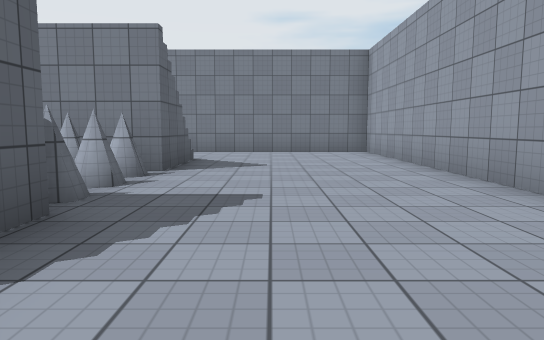
view 1 (above)

23 first-person views from a walk through a 3-D level made in the Unity game engine. The camera is 1.2 m above the floor, tilts 6° down and sees 70° across. The floor is counted in squares, 2 m on a side. Each view is taken from the middle of a square. On the plan, view 1 faces up. The plan holds only what a view shows up to about 11 squares ahead; the rest is blank. The place goes on beyond the plan. The player is left out. Some animated figures are left out. Surface patterns are stand-ins for the level's own textures.

view 2
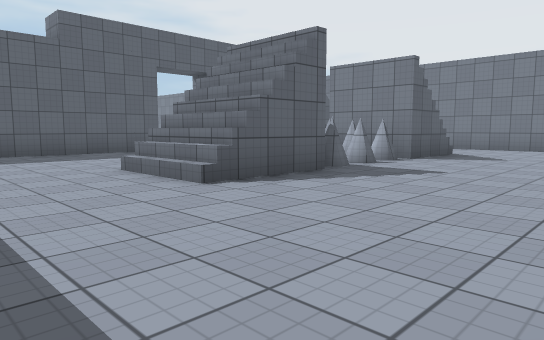

view 3
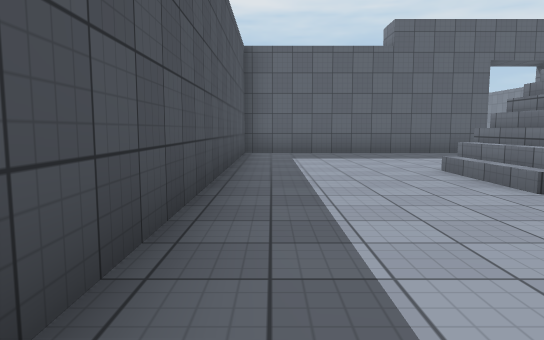

view 4
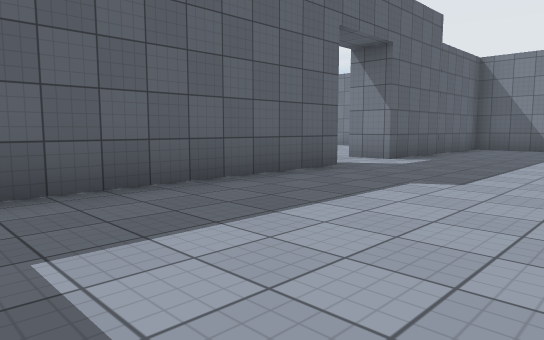

view 5
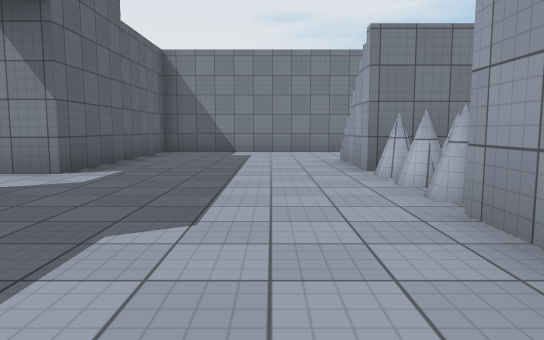

view 6
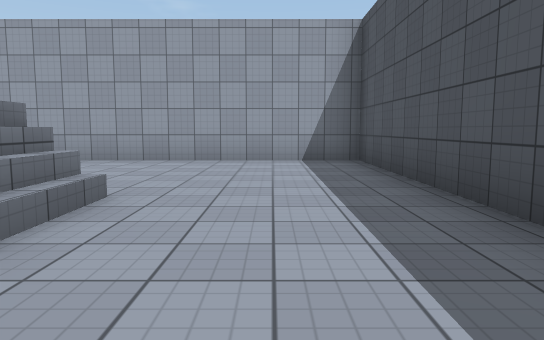

view 7
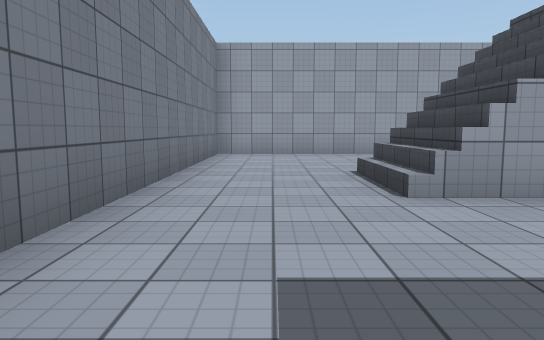

view 8
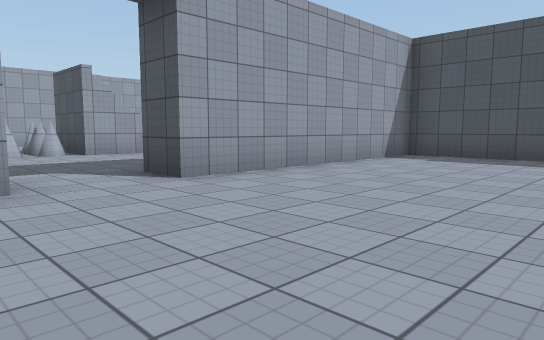

view 9
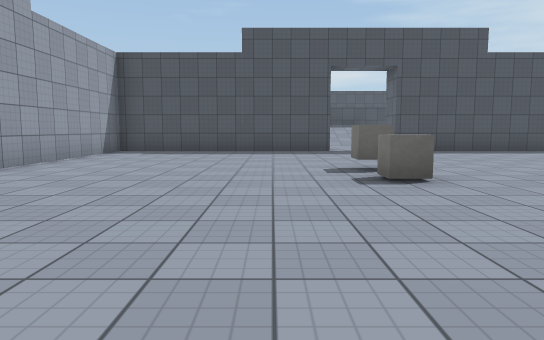

view 10
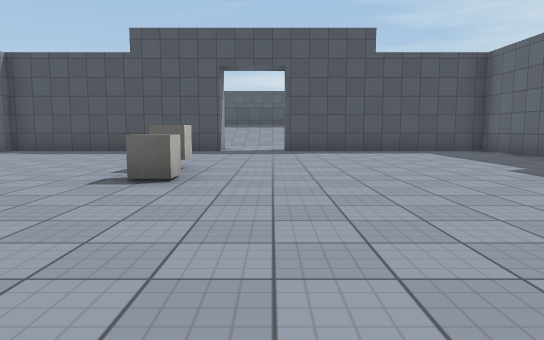

view 11
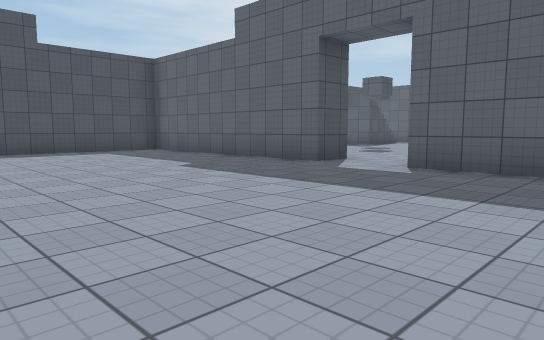

view 12
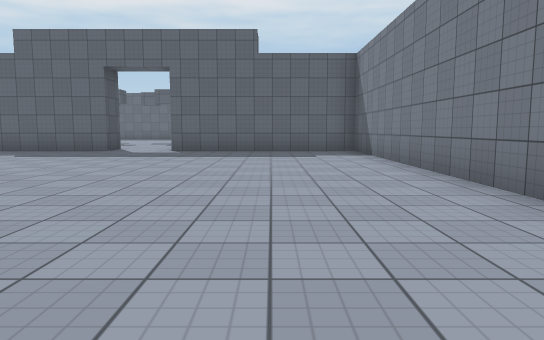

view 13
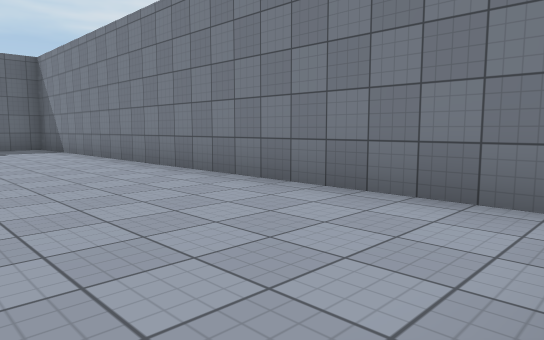

view 14
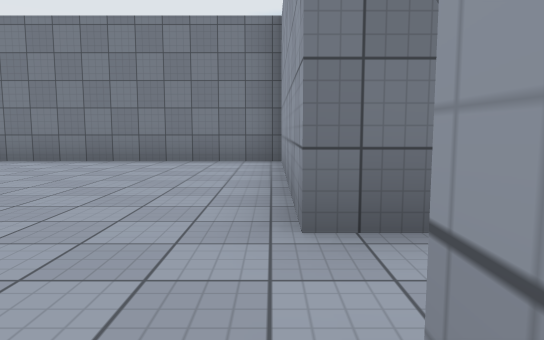

view 15
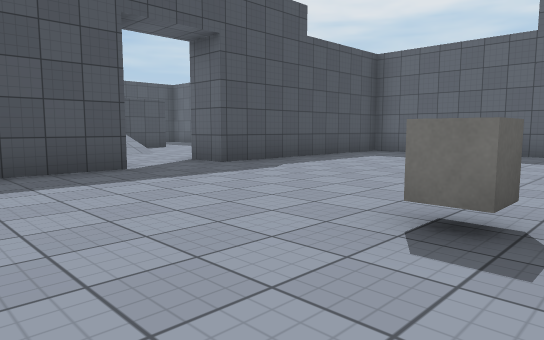

view 16
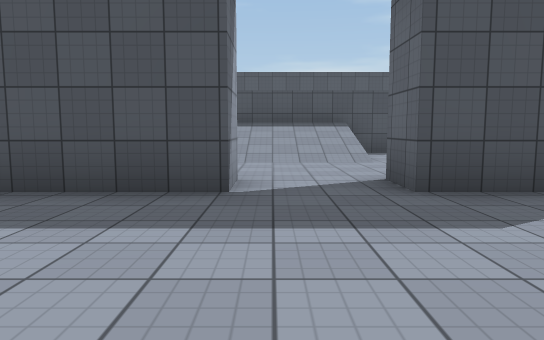

view 17
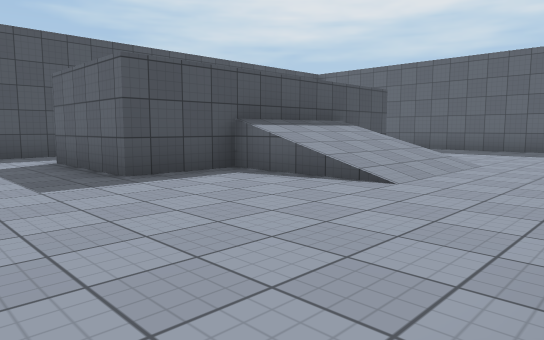

view 18
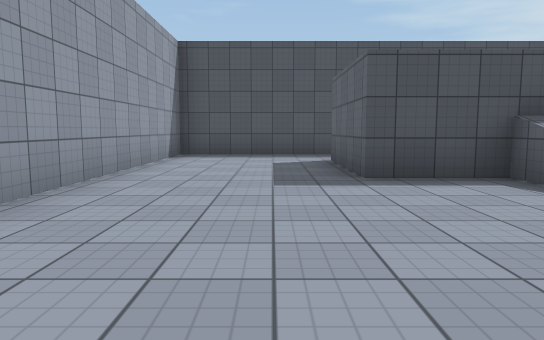

view 19
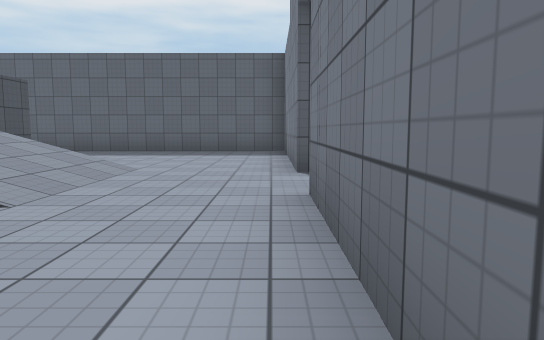

view 20
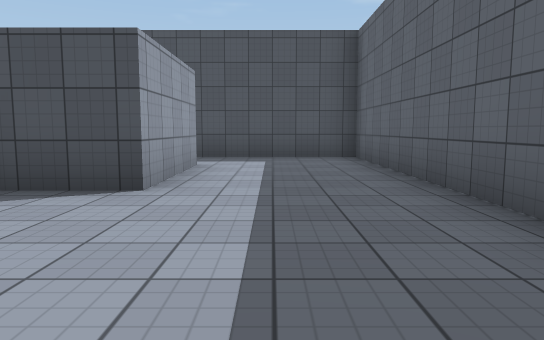

view 21
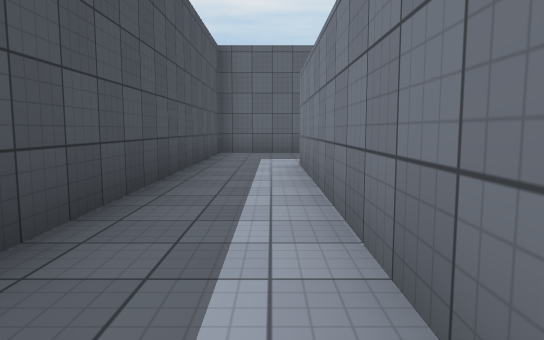

view 22
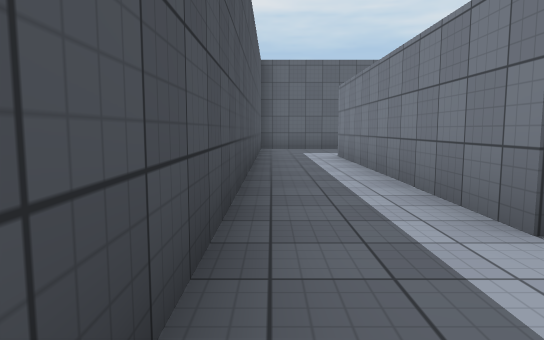

view 23
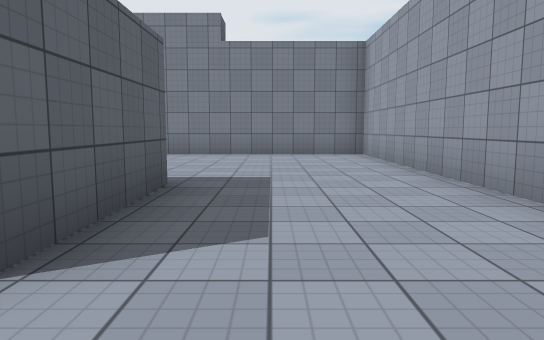

### Floor plan
Key: @ floor where view 1 was taken; # wall or solid block; . floor; / step, stairs or slope; O other object.
Columns run from 25 left of view 1 to 3 right of it. Each row starts with its distance up from view 1.
 11    ##########################
 10    #.............#..........#
  9    #.............#..........#
  8    #.............#....//....#
  7    #.............#....//....#
  6    #.............#....//....#
  5   ....................##....#
  4 ......................##....#
  3 ...#......O......#....##....#
  2    #.......O.....#....//....#
  1    #.............#....//....#
  0    #.............#.......@..#
 -1    #.............#..........#
 -2    #.............#..........#
 -3    ######..##################
 -4    #.............#
 -5    #.............#
 -6    #....////.....#
 -7    #....////.....#
 -8    #....////.....#
 -9    #...######....#
-10    #...######....#
-11    #...######....#
-12    #.............#
-13    #.............#
-14    ###############

Where each view was taken, in squares from view 1:
view 1: 0 up, 0 right, facing up
view 2: 2 down, 2 right, facing up-left
view 3: 2 down, 2 right, facing left
view 4: 2 down, 4 left, facing up-left
view 5: 0 up, 5 left, facing up
view 6: 1 down, 5 left, facing right
view 7: 9 up, 7 left, facing right
view 8: 6 up, 13 left, facing down-right
view 9: 8 up, 13 left, facing down
view 10: 8 up, 16 left, facing down
view 11: 8 up, 16 left, facing down-left
view 12: 8 up, 11 left, facing left
view 13: 7 up, 9 left, facing up-left
view 14: 3 up, 9 left, facing up
view 15: 3 up, 12 left, facing down-left
view 16: 1 up, 15 left, facing down
view 17: 4 down, 10 left, facing down-left
view 18: 4 down, 11 left, facing down
view 19: 4 down, 11 left, facing left
view 20: 5 down, 20 left, facing down
view 21: 12 down, 12 left, facing left
view 22: 13 down, 10 left, facing left
view 23: 13 down, 11 left, facing up
